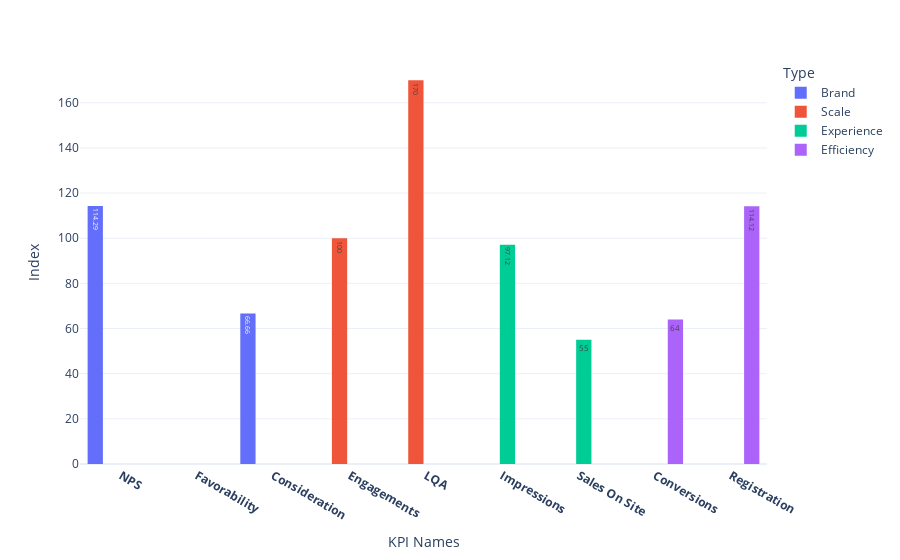

The code cell stored with this chart in its notebook:
### Code cell
pio.templates.default = "plotly_white"
# Assuming sorted_df contains your data and variables are defined (KPI_name, Index, Buckets)
fig = px.histogram(sorted_df, x=KPI_name, y=Index,
                   color=Buckets, barmode='group',
                   height=400, text_auto=True)
fig.update_layout(xaxis_title="KPI Names",
                  yaxis_title="Index",
                  legend_title_text="Type")

fig.show()

### Figure 1 — Plotly figure (JSON) as saved in the notebook; plotly's stock layout.template omitted (floating-point values rounded to 4 significant figures)
{"data": [{"alignmentgroup": "True", "bingroup": "x", "histfunc": "sum", "hovertemplate": "color=Brand<br>x=%{x}<br>sum of y=%{y}<extra></extra>", "legendgroup": "Brand", "marker": {"color": "#636efa", "pattern": {"shape": ""}}, "name": "Brand", "offsetgroup": "Brand", "orientation": "v", "showlegend": true, "texttemplate": "%{value}", "type": "histogram", "x": ["<b> NPS</b>", "<b> Favorability</b>", "<b> Consideration</b>"], "xaxis": "x", "y": [114.3, 0, 66.66], "yaxis": "y"}, {"alignmentgroup": "True", "bingroup": "x", "histfunc": "sum", "hovertemplate": "color=Scale<br>x=%{x}<br>sum of y=%{y}<extra></extra>", "legendgroup": "Scale", "marker": {"color": "#EF553B", "pattern": {"shape": ""}}, "name": "Scale", "offsetgroup": "Scale", "orientation": "v", "showlegend": true, "texttemplate": "%{value}", "type": "histogram", "x": ["<b> Engagements</b>", "<b> LQA</b>"], "xaxis": "x", "y": [100, 170], "yaxis": "y"}, {"alignmentgroup": "True", "bingroup": "x", "histfunc": "sum", "hovertemplate": "color=Experience<br>x=%{x}<br>sum of y=%{y}<extra></extra>", "legendgroup": "Experience", "marker": {"color": "#00cc96", "pattern": {"shape": ""}}, "name": "Experience", "offsetgroup": "Experience", "orientation": "v", "showlegend": true, "texttemplate": "%{value}", "type": "histogram", "x": ["<b> Impressions</b>", "<b> Sales On Site</b>"], "xaxis": "x", "y": [97.12, 55], "yaxis": "y"}, {"alignmentgroup": "True", "bingroup": "x", "histfunc": "sum", "hovertemplate": "color=Efficiency<br>x=%{x}<br>sum of y=%{y}<extra></extra>", "legendgroup": "Efficiency", "marker": {"color": "#ab63fa", "pattern": {"shape": ""}}, "name": "Efficiency", "offsetgroup": "Efficiency", "orientation": "v", "showlegend": true, "texttemplate": "%{value}", "type": "histogram", "x": ["<b> Conversions</b>", "<b> Registration</b>"], "xaxis": "x", "y": [64, 114.1], "yaxis": "y"}], "layout": {"autosize": true, "barmode": "group", "legend": {"title": {"text": "Type"}, "tracegroupgap": 0}, "margin": {"t": 60}, "xaxis": {"anchor": "y", "autorange": true, "domain": [0, 1], "range": [-0.5, 8.5], "title": {"text": "KPI Names"}, "type": "category"}, "yaxis": {"anchor": "x", "autorange": true, "domain": [0, 1], "range": [0, 178.9], "title": {"text": "Index"}, "type": "linear"}}}
